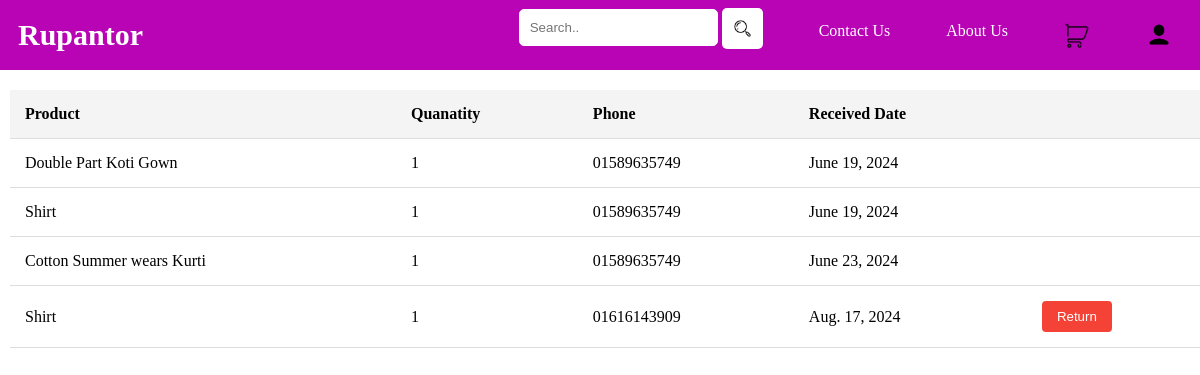
The page /purchase_history/ on the database its author committed.
### management/models.py (models this page shows, shortened)
class ShippedItems(models.Model):
    user = models.ForeignKey(settings.AUTH_USER_MODEL, on_delete=models.CASCADE, null=True, blank=True)
    session_key = models.CharField(max_length=40, null=True, blank=True)
    product = models.CharField(max_length=100, blank=True)
    quantity = models.IntegerField(null=True)
    customerName = models.CharField(max_length=100, null=True)
    customerPhone = models.CharField(max_length=100, null=True)
    customerEmail = models.EmailField(blank=True, null=True)
    receivedDate = models.DateField(default=timezone.now)

### management/views.py (the view)
# urls.py: path('purchase_history/', views.purchase_history, name='purchase_history'),
def purchase_history(request):
    purchaseHistory = ShippedItems.objects.all()
    today = timezone.now().date()
    context = {
        'purchaseHistory': purchaseHistory,
        'today' : today
    }
    template = loader.get_template('purchaseHistory.html')
    return HttpResponse(template.render(context, request))

### management/templates/purchaseHistory.html (shortened to what this page needs)
<!DOCTYPE html>
<html lang="en">
<head>
</head>
<body>
    {% include 'header.html' %}
    <div class="shipped-container">
        {% if purchaseHistory %}
        <table>
            <thead>
                <tr>
                    <th>Product</th>
                    <th>Quanatity</th>
                    <th>Phone</th>
                    <th>Received Date</th>
                    <th></th>
                </tr>
            </thead>
            <tbody>
                {% for item in purchaseHistory %}
                    <tr>
                        <td>{{ item.product }}</td>
                        <td>{{ item.quantity }}</td>
                        <td>{{ item.customerPhone }}</td>
                        <td>{{ item.receivedDate }}</td>
                        <td>
                            {% if item.receivedDate|date:"Y-m-d" == today|add:"-1 day"|date:"Y-m-d" or item.receivedDate|date:"Y-m-d" == today|date:"Y-m-d" %}
                                <form action="{% url 'return_item' item.id %}" method="post">
                                    <button type="submit" class="remove-btn" onclick="return confirm('Do you wish to return the item?');">Return</button>
                                </form>
                            {% endif %}
                        </td>
                    </tr>
                {% endfor %}
            </tbody>
        </table>
        {% else %}
            <p>You have not purchased anything yet</p>
        {% endif %}
    </div>
</body>
</html>

### management/templates/purchaseHistory.html (style rules this page uses)
table { width: 100%; border-collapse: collapse; margin-top: 20px; margin-left: 10px; }
th, td { padding: 15px; text-align: left; border-bottom: 1px solid #ddd; }
th { background-color: #f4f4f4; }
.remove-btn { padding: 8px 15px; background-color: #f44336; color: white; border: none; border-radius: 4px; cursor: pointer; }

### management/templates/header.html (style rules this page uses)
body { margin: 0; }

### rows shown on the page
ShippedItems: product "Double Part Koti Gown", quantity "1", customerPhone "01589635749", receivedDate "June 19, 2024"
ShippedItems: product "Shirt", quantity "1", customerPhone "01589635749", receivedDate "June 19, 2024"
ShippedItems: product "Cotton Summer wears Kurti", quantity "1", customerPhone "01589635749", receivedDate "June 23, 2024"
ShippedItems: product "Shirt", quantity "1", customerPhone "01616143909", receivedDate "Aug. 17, 2024", shows "Return"
